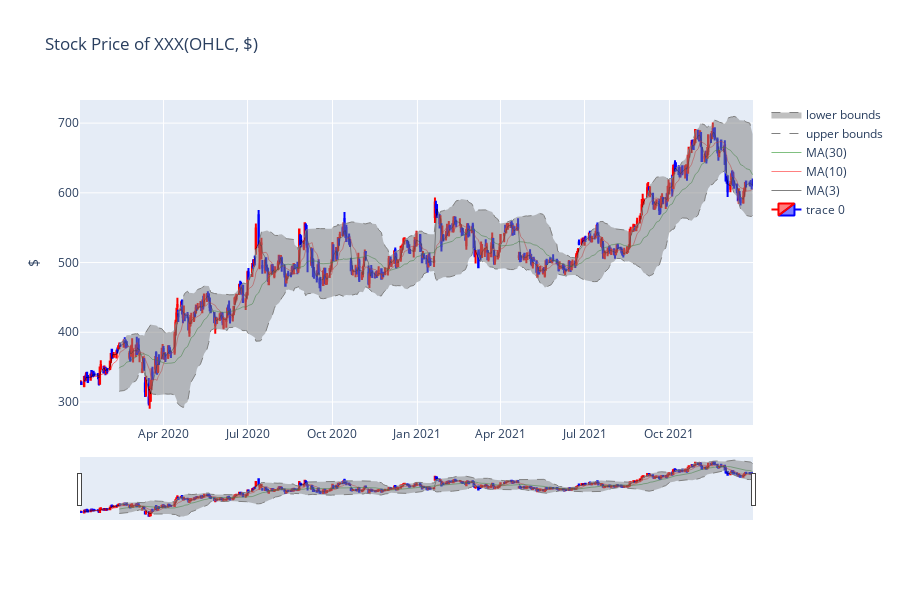

Notebook code cell kept with this figure:
### Code cell
# 캔들스틱에 상한선, 하한선 추기
fig.add_traces([upper_bound, lower_bound])

### Figure 1 — Plotly figure (JSON) as saved in the notebook; plotly's stock layout.template omitted (floating-point values rounded to 4 significant figures; data arrays with more than 128 entries replaced by an {"elided": "..."} marker saying what was removed)
{"data": [{"close": {"elided": "504 float values"}, "decreasing": {"line": {"color": "blue"}}, "high": {"elided": "504 float values"}, "increasing": {"line": {"color": "red"}}, "low": {"elided": "504 float values"}, "open": {"elided": "504 float values"}, "type": "candlestick", "x": {"elided": "504 str values"}}, {"line": {"color": "black", "width": 0.5}, "name": "MA(3)", "type": "scatter", "x": {"elided": "504 str values"}, "y": {"elided": "504 float values"}}, {"line": {"color": "red", "width": 0.5}, "name": "MA(10)", "type": "scatter", "x": {"elided": "504 str values"}, "y": {"elided": "504 float values"}}, {"line": {"color": "green", "width": 0.5}, "name": "MA(30)", "type": "scatter", "x": {"elided": "504 str values"}, "y": {"elided": "504 float values"}}, {"line": {"color": "gray", "dash": "dash", "width": 1}, "name": "upper bounds", "type": "scatter", "x": {"elided": "504 str values"}, "y": {"elided": "504 float values"}}, {"fill": "tonexty", "line": {"color": "gray", "dash": "dash", "width": 1}, "name": "lower bounds", "opacity": 0.5, "type": "scatter", "x": {"elided": "504 str values"}, "y": {"elided": "504 float values"}}], "layout": {"height": 600, "title": {"text": "Stock Price of XXX(OHLC, $)"}, "yaxis": {"title": {"text": "$"}}}}
